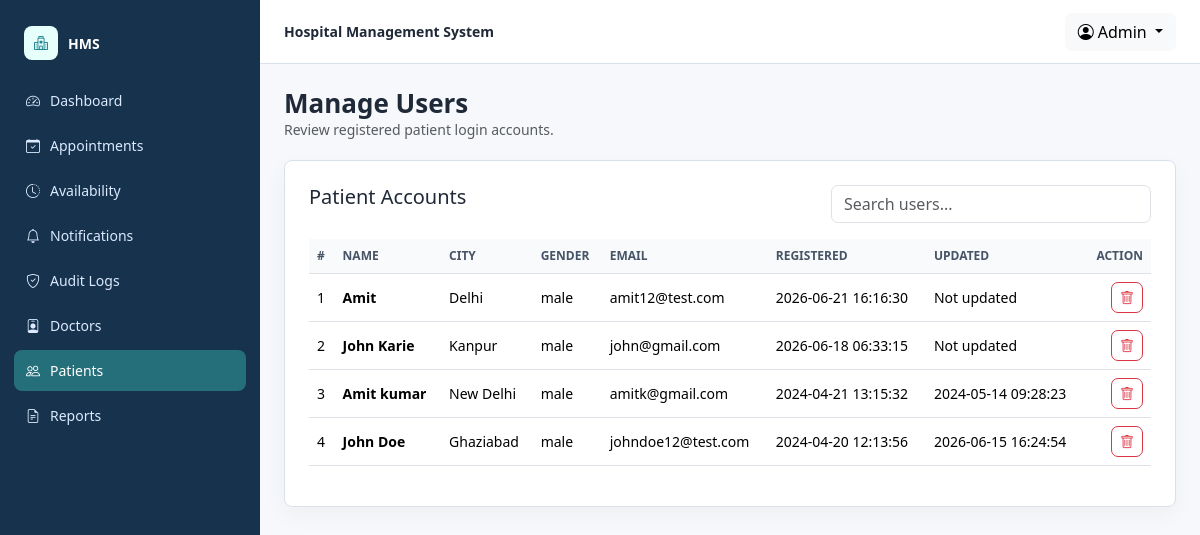
The app's page /hms/admin/manage-users.php (signed in) with its own data.
### tables this page shows
CREATE TABLE `users` (
  `id` int(11) NOT NULL,
  `fullName` varchar(255) DEFAULT NULL,
  `address` longtext DEFAULT NULL,
  `city` varchar(255) DEFAULT NULL,
  `gender` varchar(255) DEFAULT NULL,
  `email` varchar(255) DEFAULT NULL,
  `password` varchar(255) NOT NULL,
  `regDate` timestamp NULL DEFAULT current_timestamp(),
  `updationDate` timestamp NULL DEFAULT NULL ON UPDATE current_timestamp()
);

### hms/admin/manage-users.php (the view, shortened to what this page needs)
<?php
include 'include/config.php';
$users = hms_fetch_all($con, 'SELECT * FROM users ORDER BY id DESC');
?>
<div class="hms-page-title">
    <div>
        <h1>Manage Users</h1>
        <p class="text-muted mb-0">Review registered patient login accounts.</p>
    </div>
</div>
<div class="hms-card p-4">
    <div class="d-flex flex-column flex-md-row justify-content-between gap-3 mb-3">
        <h2 class="h5 mb-0">Patient Accounts</h2>
        <input type="search" class="form-control" style="max-width: 320px;" placeholder="Search users..." data-table-search="#usersTable">
    </div>
    <div class="table-responsive">
        <table class="table table-hover align-middle" id="usersTable" data-sortable>
            <thead>
            <tr>
                <th data-sort>#</th>
                <th data-sort>Name</th>
                <th data-sort>City</th>
                <th data-sort>Gender</th>
                <th data-sort>Email</th>
                <th data-sort>Registered</th>
                <th data-sort>Updated</th>
                <th class="text-end">Action</th>
            </tr>
            </thead>
            <tbody>
            <?php foreach ($users as $index => $user) { ?>
                <tr>
                    <td><?php echo $index + 1; ?></td>
                    <td class="fw-semibold"><?php echo hms_e($user['fullName']); ?></td>
                    <td><?php echo hms_e($user['city']); ?></td>
                    <td><?php echo hms_e($user['gender']); ?></td>
                    <td><?php echo hms_e($user['email']); ?></td>
                    <td><?php echo hms_e($user['regDate']); ?></td>
                    <td><?php echo hms_e($user['updationDate'] ?: 'Not updated'); ?></td>
                    <td class="text-end">
                        <form method="post" class="d-inline" onsubmit="return confirm('Delete this user account?');">
                            <button type="submit" name="delete" class="btn btn-sm btn-outline-danger"><i class="bi bi-trash"></i></button>
                        </form>
                    </td>
                </tr>
            <?php } ?>
            </tbody>
        </table>
    </div>
</div>

### hms/include/hms_helpers.php (style rules this page uses)
:root { --hms-ink: #1f2937; --hms-muted: #667085; --hms-line: #d9e2ec; --hms-bg: #f6f8fb; --hms-sidebar: #17324d; --hms-sidebar-active: #256f7a; --hms-teal: #127c8a; --hms-amber: #b7791f; }
body { background: var(--hms-bg); color: var(--hms-ink); font-size: 14px; letter-spacing: 0; }
.hms-page-title { display: flex; justify-content: space-between; gap: 16px; align-items: center; margin-bottom: 20px; }
.hms-page-title h1 { font-size: 26px; margin: 0; font-weight: 700; }
.hms-card { background: #fff; border: 1px solid var(--hms-line); border-radius: 8px; box-shadow: 0 8px 24px rgba(16, 24, 40, .04); }
.table thead th { color: #475467; background: #f8fafc; font-size: 12px; text-transform: uppercase; white-space: nowrap; }
.table td, .table th { vertical-align: middle; }
.btn { border-radius: 7px; }
.form-control, .form-select { border-radius: 7px; }

### records on screen
users: fullName "Amit", city "Delhi", gender "male", email "amit12@test.com", regDate "2026-06-21 16:16:30", updationDate "Not updated"
users: fullName "John Karie", city "Kanpur", gender "male", email "john@gmail.com", regDate "2026-06-18 06:33:15", updationDate "Not updated"
users: fullName "Amit kumar", city "New Delhi", gender "male", email "amitk@gmail.com", regDate "2024-04-21 13:15:32", updationDate "2024-05-14 09:28:23"
users: fullName "John Doe", city "Ghaziabad", gender "male", email "johndoe12@test.com", regDate "2024-04-20 12:13:56", updationDate "2026-06-15 16:24:54"

### other values on screen
hms_e($item[1]) "Dashboard"
hms_e($item[1]) "Appointments"
hms_e($item[1]) "Availability"
hms_e($item[1]) "Notifications"
hms_e($item[1]) "Audit Logs"
hms_e($item[1]) "Doctors"
hms_e($item[1]) "Patients"
hms_e($item[1]) "Reports"
hms_e($name) "Admin"
